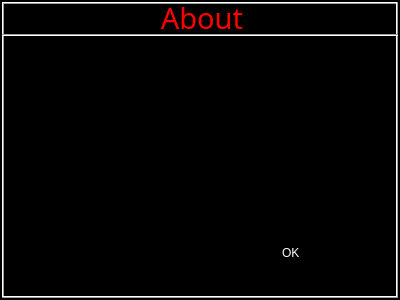
<?xml version="1.0" encoding="UTF-8"?>
<ui version="4.0">
 <class>frmAbout</class>
 <widget class="QDialog" name="frmAbout">
  <property name="geometry">
   <rect>
    <x>0</x>
    <y>0</y>
    <width>400</width>
    <height>300</height>
   </rect>
  </property>
  <property name="palette">
   <palette>
    <active>
     <colorrole role="WindowText">
      <brush brushstyle="SolidPattern">
       <color alpha="255">
        <red>255</red>
        <green>255</green>
        <blue>255</blue>
       </color>
      </brush>
     </colorrole>
     <colorrole role="Text">
      <brush brushstyle="SolidPattern">
       <color alpha="255">
        <red>255</red>
        <green>255</green>
        <blue>255</blue>
       </color>
      </brush>
     </colorrole>
     <colorrole role="ButtonText">
      <brush brushstyle="SolidPattern">
       <color alpha="255">
        <red>255</red>
        <green>255</green>
        <blue>255</blue>
       </color>
      </brush>
     </colorrole>
     <colorrole role="Base">
      <brush brushstyle="SolidPattern">
       <color alpha="255">
        <red>0</red>
        <green>0</green>
        <blue>0</blue>
       </color>
      </brush>
     </colorrole>
     <colorrole role="Window">
      <brush brushstyle="SolidPattern">
       <color alpha="255">
        <red>0</red>
        <green>0</green>
        <blue>0</blue>
       </color>
      </brush>
     </colorrole>
    </active>
    <inactive>
     <colorrole role="WindowText">
      <brush brushstyle="SolidPattern">
       <color alpha="255">
        <red>255</red>
        <green>255</green>
        <blue>255</blue>
       </color>
      </brush>
     </colorrole>
     <colorrole role="Text">
      <brush brushstyle="SolidPattern">
       <color alpha="255">
        <red>255</red>
        <green>255</green>
        <blue>255</blue>
       </color>
      </brush>
     </colorrole>
     <colorrole role="ButtonText">
      <brush brushstyle="SolidPattern">
       <color alpha="255">
        <red>255</red>
        <green>255</green>
        <blue>255</blue>
       </color>
      </brush>
     </colorrole>
     <colorrole role="Base">
      <brush brushstyle="SolidPattern">
       <color alpha="255">
        <red>0</red>
        <green>0</green>
        <blue>0</blue>
       </color>
      </brush>
     </colorrole>
     <colorrole role="Window">
      <brush brushstyle="SolidPattern">
       <color alpha="255">
        <red>0</red>
        <green>0</green>
        <blue>0</blue>
       </color>
      </brush>
     </colorrole>
    </inactive>
    <disabled>
     <colorrole role="WindowText">
      <brush brushstyle="SolidPattern">
       <color alpha="255">
        <red>122</red>
        <green>122</green>
        <blue>122</blue>
       </color>
      </brush>
     </colorrole>
     <colorrole role="Text">
      <brush brushstyle="SolidPattern">
       <color alpha="255">
        <red>122</red>
        <green>122</green>
        <blue>122</blue>
       </color>
      </brush>
     </colorrole>
     <colorrole role="ButtonText">
      <brush brushstyle="SolidPattern">
       <color alpha="255">
        <red>122</red>
        <green>122</green>
        <blue>122</blue>
       </color>
      </brush>
     </colorrole>
     <colorrole role="Base">
      <brush brushstyle="SolidPattern">
       <color alpha="255">
        <red>0</red>
        <green>0</green>
        <blue>0</blue>
       </color>
      </brush>
     </colorrole>
     <colorrole role="Window">
      <brush brushstyle="SolidPattern">
       <color alpha="255">
        <red>0</red>
        <green>0</green>
        <blue>0</blue>
       </color>
      </brush>
     </colorrole>
    </disabled>
   </palette>
  </property>
  <property name="windowTitle">
   <string>Dialog</string>
  </property>
  <property name="autoFillBackground">
   <bool>true</bool>
  </property>
  <widget class="QFrame" name="frame">
   <property name="geometry">
    <rect>
     <x>2</x>
     <y>2</y>
     <width>396</width>
     <height>296</height>
    </rect>
   </property>
   <property name="frameShape">
    <enum>QFrame::Box</enum>
   </property>
   <property name="frameShadow">
    <enum>QFrame::Raised</enum>
   </property>
   <widget class="Line" name="line">
    <property name="geometry">
     <rect>
      <x>0</x>
      <y>32</y>
      <width>400</width>
      <height>3</height>
     </rect>
    </property>
    <property name="orientation">
     <enum>Qt::Horizontal</enum>
    </property>
   </widget>
   <widget class="QLabel" name="lblHeader">
    <property name="geometry">
     <rect>
      <x>0</x>
      <y>0</y>
      <width>400</width>
      <height>31</height>
     </rect>
    </property>
    <property name="palette">
     <palette>
      <active>
       <colorrole role="WindowText">
        <brush brushstyle="SolidPattern">
         <color alpha="255">
          <red>255</red>
          <green>0</green>
          <blue>0</blue>
         </color>
        </brush>
       </colorrole>
       <colorrole role="Text">
        <brush brushstyle="SolidPattern">
         <color alpha="255">
          <red>255</red>
          <green>0</green>
          <blue>0</blue>
         </color>
        </brush>
       </colorrole>
      </active>
      <inactive>
       <colorrole role="WindowText">
        <brush brushstyle="SolidPattern">
         <color alpha="255">
          <red>255</red>
          <green>0</green>
          <blue>0</blue>
         </color>
        </brush>
       </colorrole>
       <colorrole role="Text">
        <brush brushstyle="SolidPattern">
         <color alpha="255">
          <red>255</red>
          <green>0</green>
          <blue>0</blue>
         </color>
        </brush>
       </colorrole>
      </inactive>
      <disabled>
       <colorrole role="WindowText">
        <brush brushstyle="SolidPattern">
         <color alpha="255">
          <red>133</red>
          <green>131</green>
          <blue>127</blue>
         </color>
        </brush>
       </colorrole>
       <colorrole role="Text">
        <brush brushstyle="SolidPattern">
         <color alpha="255">
          <red>133</red>
          <green>131</green>
          <blue>127</blue>
         </color>
        </brush>
       </colorrole>
      </disabled>
     </palette>
    </property>
    <property name="font">
     <font>
      <family>Digital-7</family>
      <pointsize>22</pointsize>
     </font>
    </property>
    <property name="text">
     <string>About</string>
    </property>
    <property name="alignment">
     <set>Qt::AlignCenter</set>
    </property>
   </widget>
   <widget class="SKG_Button" name="btnOK">
    <property name="geometry">
     <rect>
      <x>280</x>
      <y>215</y>
      <width>101</width>
      <height>71</height>
     </rect>
    </property>
    <property name="autoFillBackground">
     <bool>true</bool>
    </property>
    <property name="text">
     <string>OK</string>
    </property>
   </widget>
   <widget class="QLabel" name="lblVersion">
    <property name="geometry">
     <rect>
      <x>10</x>
      <y>40</y>
      <width>381</width>
      <height>51</height>
     </rect>
    </property>
    <property name="font">
     <font>
      <family>Bitstream Charter</family>
      <pointsize>14</pointsize>
      <weight>75</weight>
      <bold>true</bold>
     </font>
    </property>
    <property name="text">
     <string/>
    </property>
    <property name="alignment">
     <set>Qt::AlignCenter</set>
    </property>
   </widget>
   <widget class="QLabel" name="lblCopyright">
    <property name="geometry">
     <rect>
      <x>10</x>
      <y>120</y>
      <width>381</width>
      <height>81</height>
     </rect>
    </property>
    <property name="font">
     <font>
      <family>Bitstream Charter</family>
      <pointsize>12</pointsize>
     </font>
    </property>
    <property name="text">
     <string/>
    </property>
    <property name="alignment">
     <set>Qt::AlignCenter</set>
    </property>
    <property name="wordWrap">
     <bool>true</bool>
    </property>
   </widget>
  </widget>
 </widget>
 <customwidgets>
  <customwidget>
   <class>SKG_Button</class>
   <extends>QLabel</extends>
   <header>skg_button.h</header>
  </customwidget>
 </customwidgets>
 <resources/>
 <connections/>
</ui>
